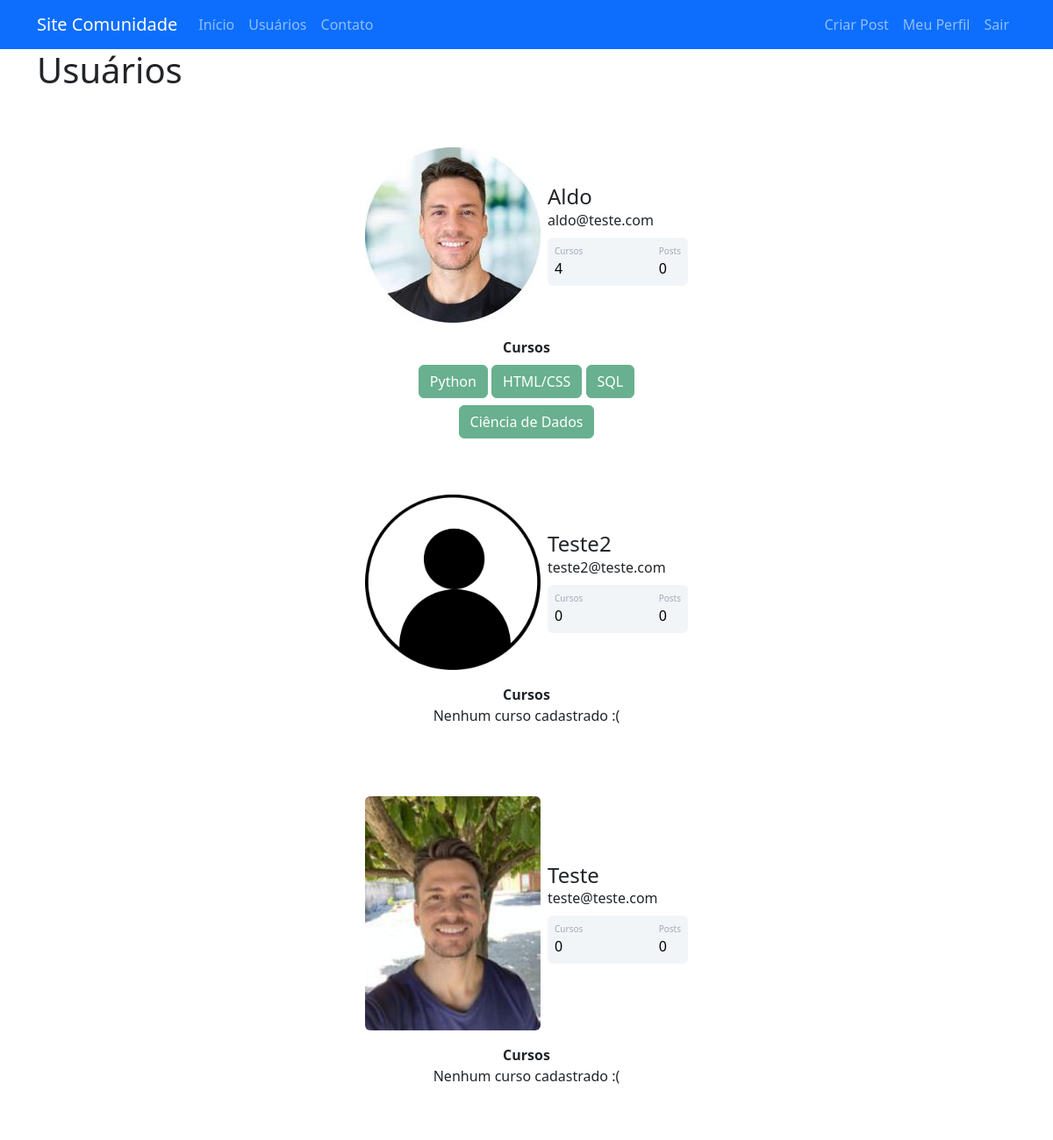
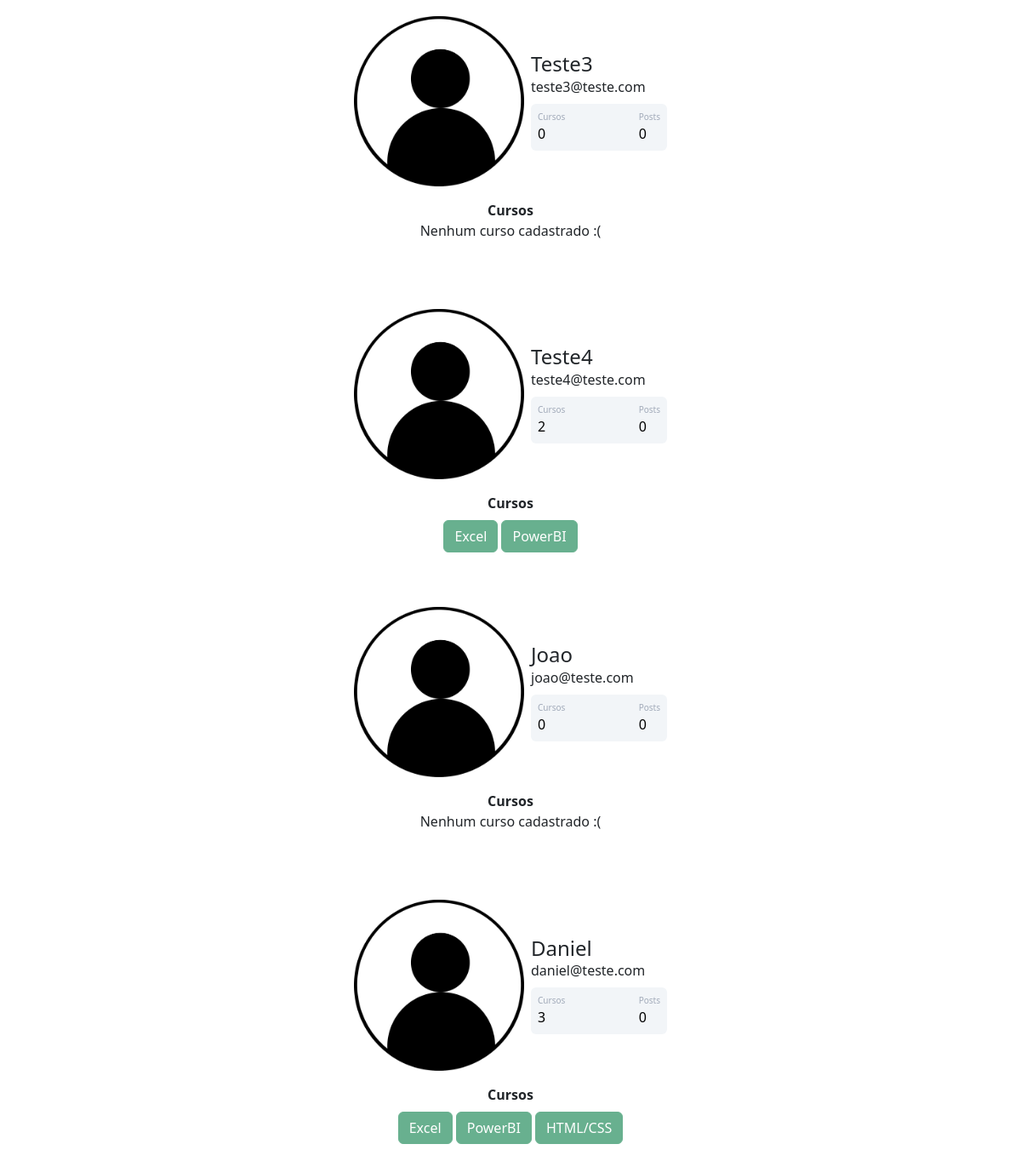
The app's page /usuarios (signed in) with its own data (2 pictures, top to bottom).
### sitecomunidade/models.py (models this page shows)
class Usuario(database.Model, UserMixin):
    id = database.Column(database.Integer, primary_key=True)
    username = database.Column(database.String, nullable=False)
    email = database.Column(database.String, nullable=False, unique=True)
    senha = database.Column(database.String, nullable=False)
    foto_perfil = database.Column(database.String, default='default.jpg')
    cursos = database.Column(database.String, nullable=False, default='Não Informado')
    posts = database.relationship('Post', backref='autor', lazy=True, passive_deletes=True)

### sitecomunidade/routes.py (the view)
@app.route('/usuarios')
@login_required
def usuarios():
    lista_usuarios = Usuario.query.all()
    return render_template('usuarios.html', lista_usuarios=lista_usuarios)

### sitecomunidade/models.py (called while the page is built)
@login_manager.user_loader
def load_usuario(id_usuario):
    return Usuario.query.get(int(id_usuario))

### sitecomunidade/templates/usuarios.html (shortened to what this page needs)
{% extends 'base.html' %}
{% block body %}
    <div class="container">
        <h1>Usuários</h1>
        {% for usuario in lista_usuarios %}
            <div class="container mt-5 d-flex justify-content-center">
                <div class="card p-3">
                    <div class="d-flex align-items-center">
                        <div class="image pe-2">
                            <img src="{{ url_for('static', filename='fotos_perfil/{}'.format(usuario.foto_perfil)) }}" class="rounded" width="200" >
                        </div>
                        <div class="ml-3 w-100">
                           <h4 class="mb-0 mt-0">{{ usuario.username }}</h4>
                           <span>{{ usuario.email }}</span>
                            <div class="p-2 mt-2 bg-primary d-flex justify-content-between rounded text-white stats">
                                <div class="d-flex flex-column">
                                    <span class="articles">Cursos</span>
                                    {% if 'Não Informado' in usuario.cursos or usuario.cursos == '' %}
                                        <span class="number1">0</span>
                                    {% else %}
                                        <span class="number1">{{ usuario.cursos.count(';') + 1 }}</span>
                                    {% endif %}
                                </div>
                                <div class="d-flex flex-column">
                                    <span class="rating">Posts</span>
                                    <span class="number3">0</span>
                                </div>
                            </div>
                        </div>
                    </div>
                </div>
            </div>
            <div class="row justify-content-center">
                <div class="col col-4" style="text-align: center">
                    <strong>Cursos</strong><br>
                    {% if usuario.cursos and usuario.cursos != 'Não Informado' %}
                        {% for curso in usuario.cursos.split(';') %}
                            <button type="button" class="btn btn-success mt-2" disabled>{{ curso }}</button>
                        {% endfor %}
                    {% else %}
                        <p>Nenhum curso cadastrado :(</p>
                    {% endif %}
                </div>
            </div>
        {% endfor %}
    </div>
{% endblock %}

### sitecomunidade/static/main.css (style rules this page uses)
.card { width: 400px; border: none; border-radius: 10px; background-color: #fff; }
.stats { background: #f2f5f8 !important; color: #000 !important; }
.articles { font-size:10px; color: #a1aab9; }
.number1 { font-weight:500; }
.rating { font-size:10px; color: #a1aab9; }
.number3 { font-weight:500; }

### records on screen
Usuario: foto_perfil (picture), username "Aldo", email "aldo@teste.com", cursos "4", curso "Python" "HTML/CSS" "SQL" "Ciência de Dados"
Usuario: foto_perfil (placeholder picture), username "Teste2", email "teste2@teste.com", cursos "0"
Usuario: foto_perfil (picture), username "Teste", email "teste@teste.com", cursos "0"
Usuario: foto_perfil (placeholder picture), username "Teste3", email "teste3@teste.com", cursos "0"
Usuario: foto_perfil (placeholder picture), username "Teste4", email "teste4@teste.com", cursos "2", curso "Excel" "PowerBI"
Usuario: foto_perfil (placeholder picture), username "Joao", email "joao@teste.com", cursos "0"
Usuario: foto_perfil (placeholder picture), username "Daniel", email "daniel@teste.com", cursos "3", curso "Excel" "PowerBI" "HTML/CSS"
